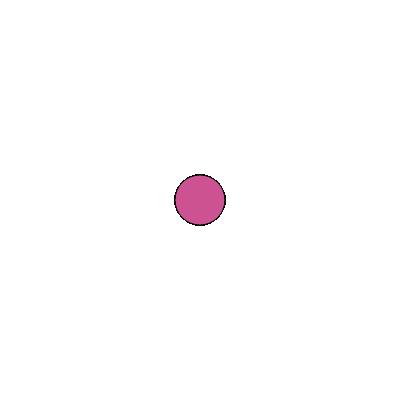
Frame 1 (no input)
Frame 60 (no input): identical to frame 1, image omitted
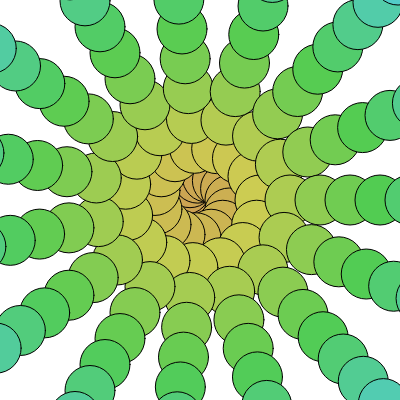
Frame 120 (the mouse pressed at the canvas centre since frame 60)

The p5.js sketch that drew these frames (run headless with seeded random() and noise() and a simulated clock; from frame 60 on, the mouse is pressed at the canvas centre):

// p5.js sketch
// ── sketch.js
function setup() {
  createCanvas(400, 400);
  colorMode(HSB);
}

function draw() {
  background(200);

  var redColor = 255;

  //noStroke();
  var myVar = 0;
  var numOfLoop = 300;
  var circleSize = 50;
  for(var i = 0; i < numOfLoop; i++) {
    var theta = i * ((Math.PI * 2) / numOfLoop) * (mouseY * 0.1)
    var radius = 0.01 * i * mouseX;

    var xPos = Math.cos(theta) * radius + width/2;
    var yPos = Math.sin(theta) * radius + height/2;

    fill(30 + i * 1, 60, 80);
    ellipse(xPos, yPos, circleSize, circleSize);
  }


}
